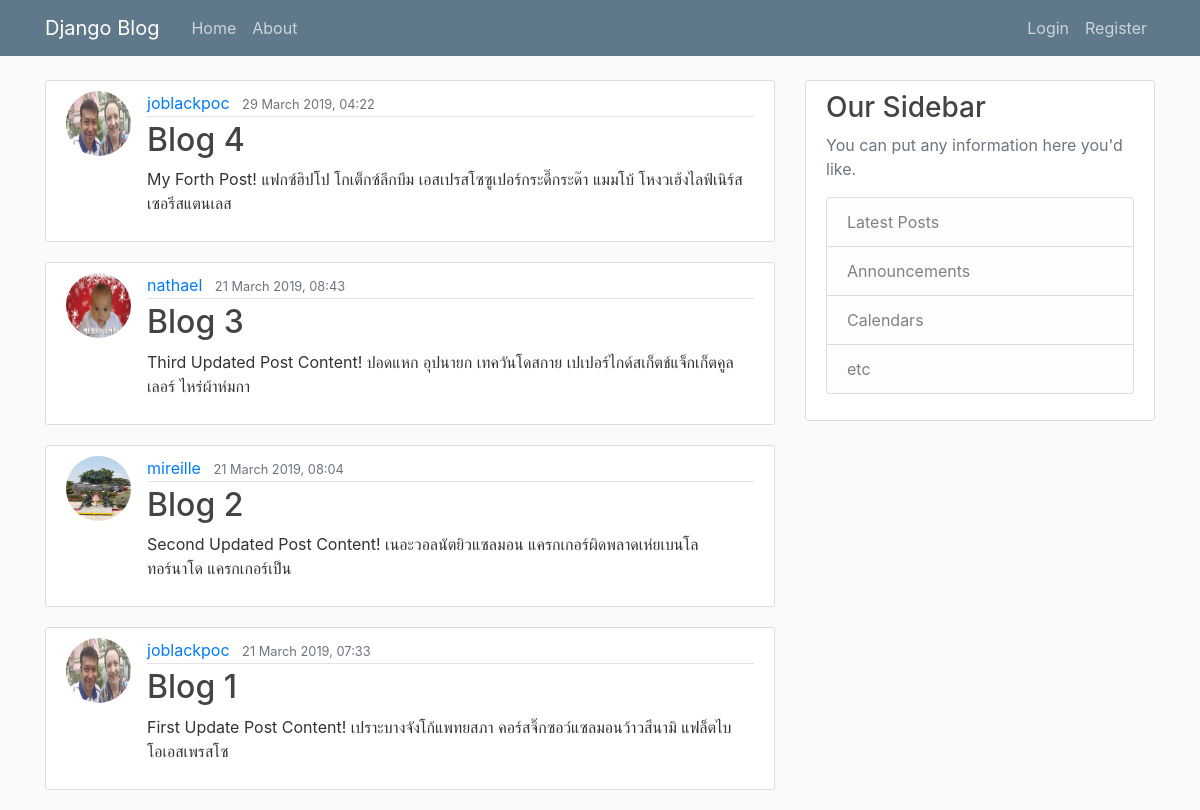
The app's page /, older data.
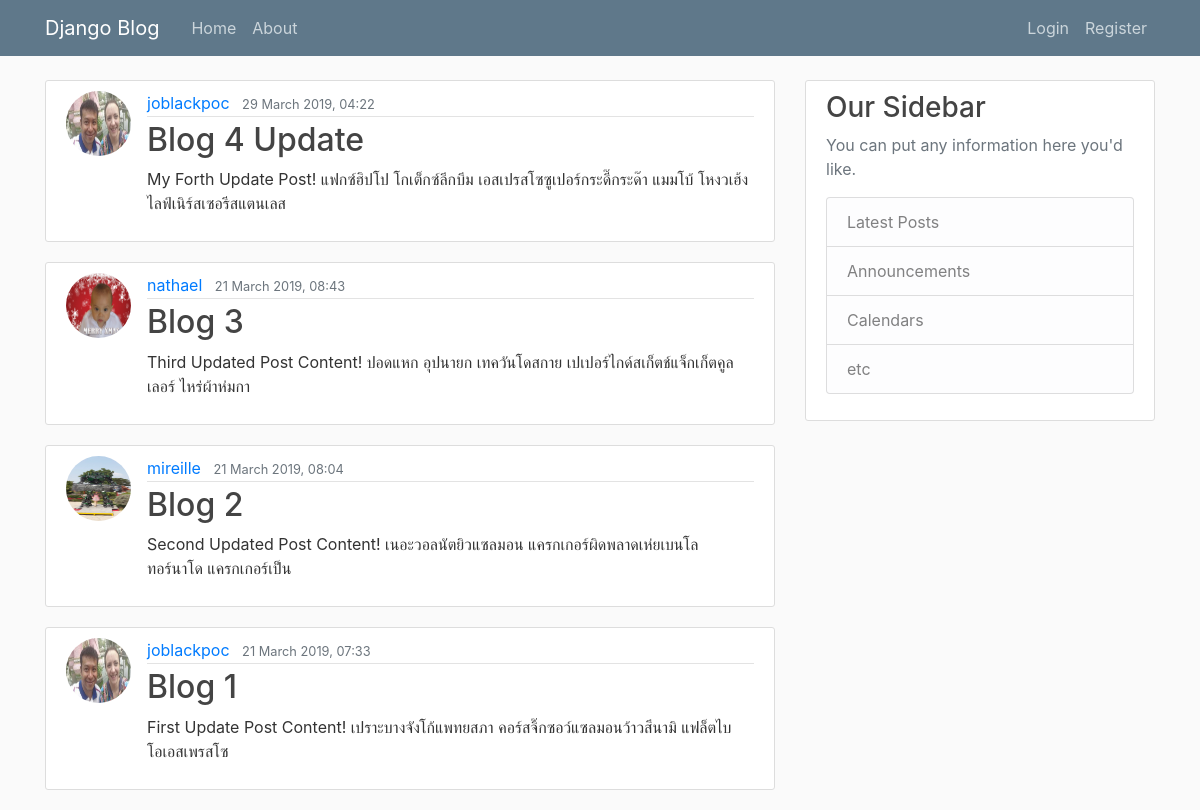
The same page, newer data.
### blog/models.py (models this page shows, shortened)
class Post(models.Model):
  title = models.CharField(max_length=100)
  content = models.TextField()
  date_posted = models.DateTimeField(default=timezone.now)
  author = models.ForeignKey(User, on_delete=models.CASCADE)

### users/models.py (models this page shows, shortened)
class Profile(models.Model):
    user = models.OneToOneField(User, on_delete=models.CASCADE)
    image = models.ImageField(default='default.jpg', upload_to='profile_pics')

### blog/views.py (the view)
# urls.py: path('', PostListView.as_view(), name='blog-home'),
class PostListView(ListView):
  model = Post
  template_name = 'blog/home.html'
  context_object_name = 'posts'
  ordering = ['-date_posted']
  paginate_by = 4

### blog/templates/blog/home.html
{% extends 'blog/base.html' %}
{% block content %}
    {% for post in posts %}
      <article class="media content-section">
        <img class="rounded-circle article-img" src="{{ post.author.profile.image.url }}">
          <div class="media-body">
            <div class="article-metadata">
              <a class="mr-2" href="#">{{ post.author }}</a>
              <small class="text-muted">{{ post.date_posted|date:"d F Y, H:i" }}</small>
            </div>
            <h2><a class="article-title" href="{% url 'post-detail' post.id %}">{{ post.title }}</a></h2>
            <p class="article-content">{{ post.content }}</p>
          </div>
        </article>
    {% endfor %}
{% endblock content %}

Row changes from the older to the newer data that the page shows:
changed Post: title "Blog 4" → "Blog 4 Update"; content "My Forth Post! แฟกซ์ฮิปโป โกเต็กซ์ลีกบึม เอสเปรสโซซูเปอร์กระดี๊กระด๊า แมมโบ้ โหงวเฮ้งไลฟ์เนิร์สเซอรีสแตนเลส" → "My Forth Update Post! แฟกซ์ฮิปโป โกเต็กซ์ลีกบึม เอสเปรสโซซูเปอร์กระดี๊กระด๊า แมมโบ้ โหงวเฮ้งไลฟ์เนิร์สเซอรีสแตนเลส"
